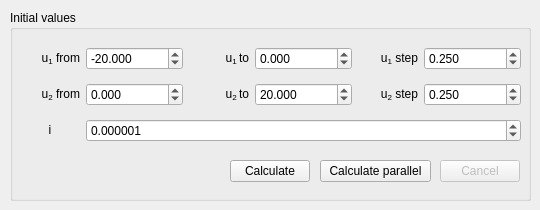
   <widget class="QWidget" name="tab_u1u2">
    <attribute name="title">
     <string>u1, u2</string>
    </attribute>
    <widget class="QGroupBox" name="groupBox_2">
     <property name="geometry">
      <rect>
       <x>10</x>
       <y>10</y>
       <width>521</width>
       <height>191</height>
      </rect>
     </property>
     <property name="title">
      <string>Initial values</string>
     </property>
     <widget class="QWidget" name="verticalLayoutWidget">
      <property name="geometry">
       <rect>
        <x>10</x>
        <y>30</y>
        <width>501</width>
        <height>111</height>
       </rect>
      </property>
      <layout class="QVBoxLayout" name="verticalLayout_2">
       <item>
        <layout class="QHBoxLayout" name="horizontalLayout">
         <item>
          <layout class="QHBoxLayout" name="horizontalLayout_58">
           <item>
            <widget class="QLabel" name="label_55">
             <property name="maximumSize">
              <size>
               <width>60</width>
               <height>16777215</height>
              </size>
             </property>
             <property name="text">
              <string>&lt;html&gt;&lt;head/&gt;&lt;body&gt;&lt;p align=&quot;right&quot;&gt;u&lt;span style=&quot; vertical-align:sub;&quot;&gt;1&lt;/span&gt; from&lt;/p&gt;&lt;/body&gt;&lt;/html&gt;</string>
             </property>
            </widget>
           </item>
           <item>
            <widget class="QDoubleSpinBox" name="input_u1_from_u1u2">
             <property name="decimals">
              <number>3</number>
             </property>
             <property name="minimum">
              <double>-1000.000000000000000</double>
             </property>
             <property name="maximum">
              <double>1000.000000000000000</double>
             </property>
             <property name="value">
              <double>-20.000000000000000</double>
             </property>
            </widget>
           </item>
          </layout>
         </item>
         <item>
          <layout class="QHBoxLayout" name="horizontalLayout_59">
           <item>
            <widget class="QLabel" name="label_56">
             <property name="maximumSize">
              <size>
               <width>60</width>
               <height>16777215</height>
              </size>
             </property>
             <property name="text">
              <string>&lt;html&gt;&lt;head/&gt;&lt;body&gt;&lt;p align=&quot;right&quot;&gt;u&lt;span style=&quot; vertical-align:sub;&quot;&gt;1 &lt;/span&gt;to&lt;/p&gt;&lt;/body&gt;&lt;/html&gt;</string>
             </property>
            </widget>
           </item>
           <item>
            <widget class="QDoubleSpinBox" name="input_u1_to_u1u2">
             <property name="decimals">
              <number>3</number>
             </property>
             <property name="minimum">
              <double>-1000.000000000000000</double>
             </property>
             <property name="maximum">
              <double>1000.000000000000000</double>
             </property>
             <property name="value">
              <double>0.000000000000000</double>
             </property>
            </widget>
           </item>
          </layout>
         </item>
         <item>
          <layout class="QHBoxLayout" name="horizontalLayout_60">
           <item>
            <widget class="QLabel" name="label_57">
             <property name="maximumSize">
              <size>
               <width>60</width>
               <height>16777215</height>
              </size>
             </property>
             <property name="text">
              <string>&lt;html&gt;&lt;head/&gt;&lt;body&gt;&lt;p align=&quot;right&quot;&gt;u&lt;span style=&quot; vertical-align:sub;&quot;&gt;1&lt;/span&gt; step&lt;/p&gt;&lt;/body&gt;&lt;/html&gt;</string>
             </property>
            </widget>
           </item>
           <item>
            <widget class="QDoubleSpinBox" name="input_u1_step_u1u2">
             <property name="decimals">
              <number>3</number>
             </property>
             <property name="minimum">
              <double>0.001000000000000</double>
             </property>
             <property name="maximum">
              <double>100.000000000000000</double>
             </property>
             <property name="value">
              <double>0.250000000000000</double>
             </property>
            </widget>
           </item>
          </layout>
         </item>
        </layout>
       </item>
       <item>
        <layout class="QHBoxLayout" name="horizontalLayout_2">
         <item>
          <layout class="QHBoxLayout" name="horizontalLayout_64">
           <item>
            <widget class="QLabel" name="label_61">
             <property name="maximumSize">
              <size>
               <width>60</width>
               <height>16777215</height>
              </size>
             </property>
             <property name="text">
              <string>&lt;html&gt;&lt;head/&gt;&lt;body&gt;&lt;p align=&quot;right&quot;&gt;u&lt;span style=&quot; vertical-align:sub;&quot;&gt;2&lt;/span&gt; from&lt;/p&gt;&lt;/body&gt;&lt;/html&gt;</string>
             </property>
            </widget>
           </item>
           <item>
            <widget class="QDoubleSpinBox" name="input_u2_from_u1u2">
             <property name="decimals">
              <number>3</number>
             </property>
             <property name="minimum">
              <double>-1000.000000000000000</double>
             </property>
             <property name="maximum">
              <double>1000.990000000000009</double>
             </property>
             <property name="singleStep">
              <double>1.000000000000000</double>
             </property>
             <property name="value">
              <double>0.000000000000000</double>
             </property>
            </widget>
           </item>
          </layout>
         </item>
         <item>
          <layout class="QHBoxLayout" name="horizontalLayout_65">
           <item>
            <widget class="QLabel" name="label_62">
             <property name="maximumSize">
              <size>
               <width>60</width>
               <height>16777215</height>
              </size>
             </property>
             <property name="text">
              <string>&lt;html&gt;&lt;head/&gt;&lt;body&gt;&lt;p align=&quot;right&quot;&gt;u&lt;span style=&quot; vertical-align:sub;&quot;&gt;2 &lt;/span&gt;to&lt;/p&gt;&lt;/body&gt;&lt;/html&gt;</string>
             </property>
            </widget>
           </item>
           <item>
            <widget class="QDoubleSpinBox" name="input_u2_to_u1u2">
             <property name="decimals">
              <number>3</number>
             </property>
             <property name="minimum">
              <double>-1000.000000000000000</double>
             </property>
             <property name="maximum">
              <double>1000.000000000000000</double>
             </property>
             <property name="value">
              <double>20.000000000000000</double>
             </property>
            </widget>
           </item>
          </layout>
         </item>
         <item>
          <layout class="QHBoxLayout" name="horizontalLayout_66">
           <item>
            <widget class="QLabel" name="label_63">
             <property name="maximumSize">
              <size>
               <width>60</width>
               <height>16777215</height>
              </size>
             </property>
             <property name="text">
              <string>&lt;html&gt;&lt;head/&gt;&lt;body&gt;&lt;p align=&quot;right&quot;&gt;u&lt;span style=&quot; vertical-align:sub;&quot;&gt;2&lt;/span&gt; step&lt;/p&gt;&lt;/body&gt;&lt;/html&gt;</string>
             </property>
            </widget>
           </item>
           <item>
            <widget class="QDoubleSpinBox" name="input_u2_step_u1u2">
             <property name="decimals">
              <number>3</number>
             </property>
             <property name="minimum">
              <double>0.001000000000000</double>
             </property>
             <property name="maximum">
              <double>100.000000000000000</double>
             </property>
             <property name="value">
              <double>0.250000000000000</double>
             </property>
            </widget>
           </item>
          </layout>
         </item>
        </layout>
       </item>
       <item>
        <layout class="QHBoxLayout" name="horizontalLayout_3">
         <item>
          <layout class="QHBoxLayout" name="horizontalLayout_69">
           <item>
            <widget class="QLabel" name="label_66">
             <property name="maximumSize">
              <size>
               <width>60</width>
               <height>16777215</height>
              </size>
             </property>
             <property name="text">
              <string>&lt;html&gt;&lt;head/&gt;&lt;body&gt;&lt;p align=&quot;center&quot;&gt;i&lt;/p&gt;&lt;/body&gt;&lt;/html&gt;</string>
             </property>
            </widget>
           </item>
           <item>
            <widget class="QDoubleSpinBox" name="input_i_u1u2">
             <property name="decimals">
              <number>6</number>
             </property>
             <property name="minimum">
              <double>-1000.000000000000000</double>
             </property>
             <property name="maximum">
              <double>1000.000000000000000</double>
             </property>
             <property name="value">
              <double>0.000001000000000</double>
             </property>
            </widget>
           </item>
          </layout>
         </item>
        </layout>
       </item>
      </layout>
     </widget>
     <widget class="QPushButton" name="button_calculate_parallel_u1u2">
      <property name="geometry">
       <rect>
        <x>310</x>
        <y>150</y>
        <width>111</width>
        <height>22</height>
       </rect>
      </property>
      <property name="text">
       <string>Calculate parallel</string>
      </property>
     </widget>
     <widget class="QPushButton" name="button_cancel_u1u2">
      <property name="enabled">
       <bool>false</bool>
      </property>
      <property name="geometry">
       <rect>
        <x>430</x>
        <y>150</y>
        <width>80</width>
        <height>22</height>
       </rect>
      </property>
      <property name="text">
       <string>Cancel</string>
      </property>
     </widget>
     <widget class="QPushButton" name="button_calculate_u1u2">
      <property name="geometry">
       <rect>
        <x>220</x>
        <y>150</y>
        <width>80</width>
        <height>22</height>
       </rect>
      </property>
      <property name="text">
       <string>Calculate</string>
      </property>
     </widget>
    </widget>
   </widget>
